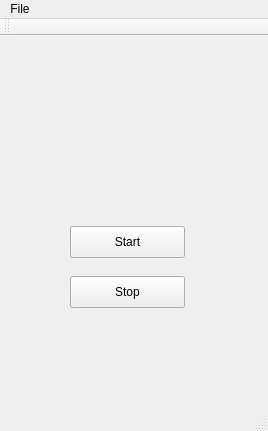
<?xml version="1.0" encoding="UTF-8"?>
<ui version="4.0">
 <class>testloggerClass</class>
 <widget class="QMainWindow" name="testloggerClass">
  <property name="geometry">
   <rect>
    <x>0</x>
    <y>0</y>
    <width>268</width>
    <height>431</height>
   </rect>
  </property>
  <property name="windowTitle">
   <string>testlogger</string>
  </property>
  <widget class="QWidget" name="centralWidget">
   <widget class="QPushButton" name="btnStartLog">
    <property name="geometry">
     <rect>
      <x>70</x>
      <y>190</y>
      <width>115</width>
      <height>32</height>
     </rect>
    </property>
    <property name="text">
     <string>Start</string>
    </property>
   </widget>
   <widget class="QPushButton" name="btnStopLog">
    <property name="geometry">
     <rect>
      <x>70</x>
      <y>240</y>
      <width>115</width>
      <height>32</height>
     </rect>
    </property>
    <property name="text">
     <string>Stop</string>
    </property>
   </widget>
  </widget>
  <widget class="QMenuBar" name="menuBar">
   <property name="geometry">
    <rect>
     <x>0</x>
     <y>0</y>
     <width>268</width>
     <height>22</height>
    </rect>
   </property>
   <widget class="QMenu" name="menuCiao">
    <property name="title">
     <string>File</string>
    </property>
    <addaction name="separator"/>
    <addaction name="actionQuit"/>
   </widget>
   <addaction name="menuCiao"/>
  </widget>
  <widget class="QToolBar" name="mainToolBar">
   <attribute name="toolBarArea">
    <enum>TopToolBarArea</enum>
   </attribute>
   <attribute name="toolBarBreak">
    <bool>false</bool>
   </attribute>
  </widget>
  <widget class="QStatusBar" name="statusBar"/>
  <action name="actionQuit">
   <property name="text">
    <string>Quit</string>
   </property>
  </action>
 </widget>
 <layoutdefault spacing="6" margin="11"/>
 <resources/>
 <connections/>
</ui>
